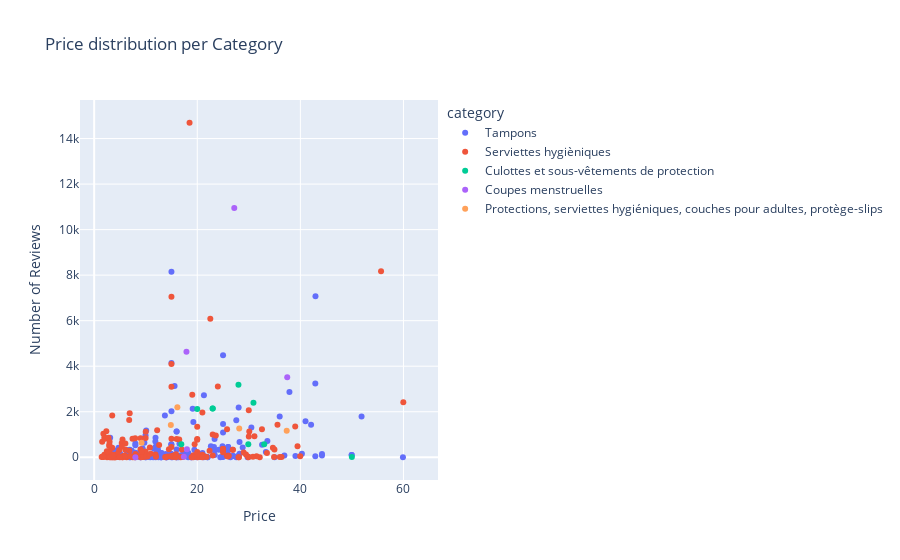

Notebook source saved alongside this figure:
### Code cell
fig4 = px.scatter(
    products_right_cats,
    x="price",
    y="num_reviews",
    color="category",
    title="Price distribution per Category",
    labels={"num_reviews": "Number of Reviews", "price": "Price"},
    hover_data=["unities"],
)
fig4.show()

### Figure 1 — Plotly figure (JSON) as saved in the notebook; plotly's stock layout.template omitted (floating-point values rounded to 4 significant figures; data arrays with more than 128 entries replaced by an {"elided": "..."} marker saying what was removed)
{"data": [{"customdata": {"elided": "330x1 int values"}, "hovertemplate": "category=Tampons<br>Price=%{x}<br>Number of Reviews=%{y}<br>unities=%{customdata[0]}<extra></extra>", "legendgroup": "Tampons", "marker": {"color": "#636efa", "symbol": "circle"}, "mode": "markers", "name": "Tampons", "orientation": "v", "showlegend": true, "type": "scatter", "x": {"elided": "330 float values"}, "xaxis": "x", "y": {"elided": "330 int values"}, "yaxis": "y"}, {"customdata": {"elided": "201x1 int values"}, "hovertemplate": "category=Serviettes hygièniques<br>Price=%{x}<br>Number of Reviews=%{y}<br>unities=%{customdata[0]}<extra></extra>", "legendgroup": "Serviettes hygièniques", "marker": {"color": "#EF553B", "symbol": "circle"}, "mode": "markers", "name": "Serviettes hygièniques", "orientation": "v", "showlegend": true, "type": "scatter", "x": {"elided": "201 float values"}, "xaxis": "x", "y": {"elided": "201 int values"}, "yaxis": "y"}, {"customdata": [[null], [null], [null], [null], [null], [null], [null], [null], [null], [null], [null], [null], [null], [null]], "hovertemplate": "category=Culottes et sous-vêtements de protection<br>Price=%{x}<br>Number of Reviews=%{y}<br>unities=%{customdata[0]}<extra></extra>", "legendgroup": "Culottes et sous-vêtements de protection", "marker": {"color": "#00cc96", "symbol": "circle"}, "mode": "markers", "name": "Culottes et sous-vêtements de protection", "orientation": "v", "showlegend": true, "type": "scatter", "x": [5.98, 3.98, 2.98, 27.99, 19.99, 32.99, 30.9, 22.99, 49.99, 16.9, 29.9, 3.98, 19.9, 22.99], "xaxis": "x", "y": [null, null, null, 3191, 2120, 573, 2396, 2141, 16, 572, 572, null, null, 2141], "yaxis": "y"}, {"customdata": [[1], [1], [1], [null], [null], [null], [null], [null], [null], [null], [null]], "hovertemplate": "category=Coupes menstruelles<br>Price=%{x}<br>Number of Reviews=%{y}<br>unities=%{customdata[0]}<extra></extra>", "legendgroup": "Coupes menstruelles", "marker": {"color": "#ab63fa", "symbol": "circle"}, "mode": "markers", "name": "Coupes menstruelles", "orientation": "v", "showlegend": true, "type": "scatter", "x": [17.9, 37.45, 7.99, 14.59, 27.18, 10.99, 17.39, 17.99, 15.59, 11.99, 9.99], "xaxis": "x", "y": [4637, 3515, 1, null, 10944, null, 28, 357, null, null, null], "yaxis": "y"}, {"customdata": [[null], [null], [null], [null], [null], [null]], "hovertemplate": "category=Protections, serviettes hygiéniques, couches pour adultes, protège-slips<br>Price=%{x}<br>Number of Reviews=%{y}<br>unities=%{customdata[0]}<extra></extra>", "legendgroup": "Protections, serviettes hygiéniques, couches pour adultes, protège-slips", "marker": {"color": "#FFA15A", "symbol": "circle"}, "mode": "markers", "name": "Protections, serviettes hygiéniques, couches pour adultes, protège-slips", "orientation": "v", "showlegend": true, "type": "scatter", "x": [9.19, 37.35, 28.14, null, 16.14, 14.87], "xaxis": "x", "y": [636, 1161, 1268, 2081, 2192, 1421], "yaxis": "y"}], "layout": {"legend": {"title": {"text": "category"}, "tracegroupgap": 0}, "title": {"text": "Price distribution per Category"}, "xaxis": {"anchor": "y", "domain": [0, 1], "title": {"text": "Price"}}, "yaxis": {"anchor": "x", "domain": [0, 1], "title": {"text": "Number of Reviews"}}}}
